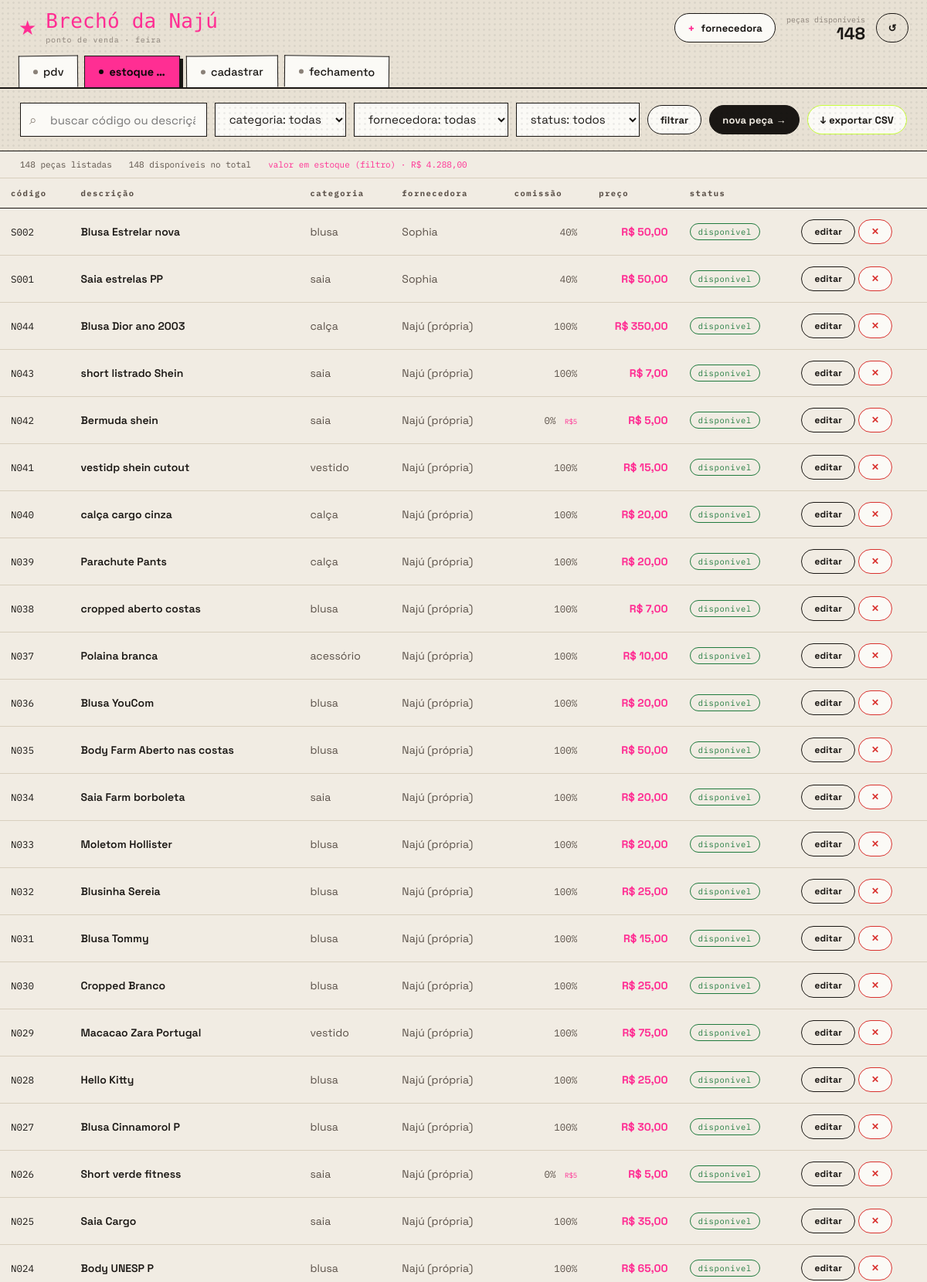
The page /estoque (upper part) on the database its author committed.
### models.py (models this page shows, shortened)
class Peca(db.Model):
    __tablename__ = "pecas"
    id = db.Column(db.Integer, primary_key=True)
    codigo = db.Column(db.String(24), unique=True, nullable=False)
    descricao = db.Column(db.String(240), nullable=False)
    categoria = db.Column(db.String(40), nullable=False)
    fornecedora_id = db.Column(db.Integer, db.ForeignKey("fornecedoras.id"), nullable=False)
    comissao_pct = db.Column(db.Integer, default=40)
    preco = db.Column(db.Float, nullable=False)
    status = db.Column(db.String(16), default="disponivel")
    vendido_em = db.Column(db.DateTime, nullable=True)
    @property
    def is_arara(self):
        return float(self.preco) == PRECO_ARARA
    @property
    def comissao_efetiva(self):
        return 0 if self.is_arara else (self.comissao_pct or 0)

class Fornecedora(db.Model):
    __tablename__ = "fornecedoras"
    id = db.Column(db.Integer, primary_key=True)
    nome = db.Column(db.String(120), nullable=False)
    pix = db.Column(db.String(160), default="—")
    propria = db.Column(db.Boolean, default=False)
    comissao_padrao = db.Column(db.Integer, default=40)
    pecas = db.relationship("Peca", backref="fornecedora", lazy=True)

### app.py (the view)
    @app.route("/estoque")
    def estoque():
        q = (request.args.get("q") or "").strip()
        cat = request.args.get("categoria") or "todas"
        forn = request.args.get("fornecedora") or "todas"
        stat = request.args.get("status") or "todos"
        query = Peca.query
        if q:
            like = f"%{q}%"
            query = query.filter(
                db.or_(Peca.codigo.ilike(like), Peca.descricao.ilike(like))
            )
        if cat != "todas":
            query = query.filter_by(categoria=cat)
        if forn != "todas":
            query = query.filter_by(fornecedora_id=int(forn))
        if stat != "todos":
            query = query.filter_by(status=stat)
        pecas = query.order_by(Peca.codigo.desc()).all()
        valor = sum(p.preco for p in pecas if p.status != "vendido")
        return render_template(
            "estoque.html", pecas=pecas,
            fornecedoras=Fornecedora.query.all(),
            categorias=CATEGORIAS, status_list=STATUS,
            f={"q": q, "categoria": cat, "fornecedora": forn, "status": stat},
            valor=valor, active="estoque",
        )

### app.py (called while the page is built)
def create_app():
    app = Flask(__name__)
    app.config["SECRET_KEY"] = "brecho-naju-2025"
    app.config["SQLALCHEMY_DATABASE_URI"] = (
        "sqlite:///" + os.path.join(BASE_DIR, "brecho.db")
    )
    app.config["SQLALCHEMY_TRACK_MODIFICATIONS"] = False
    db.init_app(app)
    app.jinja_env.filters["brl"] = fmt_brl
    with app.app_context():
        db.create_all()
        from seed import seed
        seed()
    @app.context_processor
    def _globals():
        try:
            return {"disponiveis": Peca.query.filter_by(status="disponivel").count()}
        except Exception:
            return {"disponiveis": 0}
    register_routes(app)
    return app

### models.py (called while the page is built)
def fmt_brl(valor):
    s = f"{float(valor or 0):,.2f}"
    s = s.replace(",", "X").replace(".", ",").replace("X", ".")
    return f"R$ {s}"

### templates/estoque.html (shortened to what this page needs)
{% extends "base.html" %}
{% block content %}
<form method="get" action="{{ url_for('estoque') }}">
  <div class="toolbar">
    <div style="position:relative;flex:1 1 220px;min-width:200px">
      <span style="position:absolute;left:12px;top:50%;transform:translateY(-50%);font-size:17px;color:var(--ink3)">⌕</span>
      <input class="input" name="q" value="{{ f.q }}"
             placeholder="buscar código ou descrição…"
             style="height:44px;padding-left:38px"/>
    </div>
    <select class="select" name="categoria" style="width:170px;height:44px" onchange="this.form.submit()">
      <option value="todas">categoria: todas</option>
    </select>
    <select class="select" name="fornecedora" style="width:200px;height:44px" onchange="this.form.submit()">
      <option value="todas">fornecedora: todas</option>
    </select>
    <select class="select" name="status" style="width:160px;height:44px" onchange="this.form.submit()">
      <option value="todos">status: todos</option>
    </select>
    <button class="btn btn-sm" type="submit">filtrar</button>
    <a class="btn btn-ink btn-sm" href="{{ url_for('cadastro') }}" style="margin-left:auto">nova peça →</a>
    <a class="btn btn-sm" href="{{ url_for('exportar') }}" style="border-color:var(--lime);color:var(--ink)">↓ exportar CSV</a>
  </div>
</form>
<div class="resumo">
  <span class="mono">{{ pecas|length }} peças listadas</span>
  <span class="mono">{{ disponiveis }} disponíveis no total</span>
  <span class="mono hot">valor em estoque (filtro) · {{ valor|brl }}</span>
</div>
<div class="tablewrap">
  <table class="tbl">
    <thead>
      <tr>
        <th>código</th>
        <th>descrição</th>
        <th>categoria</th>
        <th>fornecedora</th>
        <th class="right">comissão</th>
        <th class="right">preço</th>
        <th>status</th>
        <th></th>
      </tr>
    </thead>
    <tbody>
      {% for p in pecas %}
        <tr class="{{ 'vendido' if p.status=='vendido' }}">
          <td class="num" style="font-size:12.5px;white-space:nowrap">{{ p.codigo }}</td>
          <td style="font-weight:600;min-width:200px">{{ p.descricao }}</td>
          <td style="color:var(--ink2)">{{ p.categoria }}</td>
          <td style="color:var(--ink2);white-space:nowrap">{{ p.fornecedora.nome }}</td>
          <td class="right num" style="font-size:12.5px;color:var(--ink2)">
            {{ p.comissao_efetiva }}%
            {% if p.is_arara %}
              <span style="color:var(--pink);font-size:9px;margin-left:4px">R$5</span>
            {% endif %}
          </td>
          <td class="right" style="font-weight:700;color:var(--pink);white-space:nowrap">{{ p.preco|brl }}</td>
          <td><span class="spill {{ p.status }}">{{ p.status }}</span></td>
          <td style="white-space:nowrap">
            <a class="btn btn-sm btn-ghost" href="{{ url_for('editar', peca_id=p.id) }}"
               style="height:32px;font-size:12px">editar</a>
            <form method="post" action="{{ url_for('deletar', peca_id=p.id) }}"
                  style="display:inline"
                  onsubmit="return confirm('Excluir {{ p.codigo }}?')">
              <button class="btn btn-sm" type="submit"
                      style="height:32px;font-size:12px;border-color:var(--rust);color:var(--rust)">✕</button>
            </form>
          </td>
        </tr>
      {% else %}
        <tr>
          <td colspan="8" style="text-align:center;padding:50px 0">
            <span class="script" style="font-size:30px;color:var(--ink2)">nenhuma peça com esse filtro…</span>
          </td>
        </tr>
      {% endfor %}
    </tbody>
  </table>
</div>
{% endblock %}

### static/css/style.css (style rules this page uses)
:root { --black: #0A0808; --ink: #1A1714; --cream: #F1ECE3; --paper2: #E8E1D4; --card: #FBFAF6; --pink: #FF2E93; --lime: #C9FF3D; --blue: #3D8BFF; --rust: #D9322F; --ink2: #5a5048; --ink3: #8a8178; --line: #1A1714; --zebra: #F6F2EA; --display: "Monoton", cursive; --mono: "Major Mono Display", "IBM Plex Mono", monospace; --code: "IBM Plex Mono", monospace; --script: "Caveat", cursive; --body: "Space Grotesk", system-ui, sans-serif; }
* { box-sizing: border-box; }
html, body { margin: 0; padding: 0; background: var(--ink); font-family: var(--body); color: var(--ink); -webkit-font-smoothing: antialiased; }
a { color: inherit; text-decoration: none; }
button { font-family: var(--body); }
.btn { appearance: none; cursor: pointer; display: inline-flex; align-items: center; justify-content: center; gap: 8px; border-radius: 999px; border: 1.5px solid var(--line); font-family: var(--body); font-weight: 700; letter-spacing: 0.01em; padding: 0 22px; height: 46px; font-size: 15px; background: var(--card); color: var(--ink); transition: transform .08s; }
.btn-ink { background: var(--ink); color: var(--cream); border-color: var(--ink); }
.btn-ghost { background: transparent; }
.btn-sm { height: 38px; font-size: 13px; padding: 0 16px; }
.mono { font-family: var(--code); }
.input, .select { width: 100%; height: 48px; padding: 0 14px; border: 1.5px solid var(--line); background: var(--card); color: var(--ink); font-family: var(--body); font-size: 15px; outline: none; }
.toolbar { display: flex; flex-wrap: wrap; gap: 10px; align-items: center; padding: 18px 26px; border-bottom: 1.5px solid var(--line); position: relative; background: var(--paper2); }
.resumo { display: flex; gap: 22px; padding: 10px 26px; border-bottom: 1px solid #d8cfbe; flex-wrap: wrap; }
.resumo .mono { font-size: 11px; color: var(--ink2); }
.resumo .hot { color: var(--pink); }
.tablewrap { overflow-x: auto; }
table.tbl { width: 100%; border-collapse: collapse; }
table.tbl th { padding: 12px 14px; text-align: left; font-family: var(--code); font-size: 10.5px; letter-spacing: 0.14em; color: var(--ink2); text-transform: lowercase; border-bottom: 1.5px solid var(--line); white-space: nowrap; background: var(--cream); position: sticky; top: 0; }
table.tbl td { padding: 14px; border-bottom: 1px solid #d8cfbe; font-size: 14px; vertical-align: middle; }
.num { font-family: var(--code); font-variant-numeric: tabular-nums; }
.right { text-align: right; }
.spill { display: inline-block; padding: 3px 10px; border-radius: 999px; font-family: var(--code); font-size: 10.5px; letter-spacing: 0.06em; border: 1.5px solid; }
.spill.disponivel { color: #1f7a3d; border-color: #1f7a3d; }

### rows shown on the page
Peca: codigo "S002", descricao "Blusa Estrelar nova", categoria "blusa", fornecedora.nome "Sophia", comissao_efetiva "40", preco|brl "R$ 50,00", status "disponivel"
Peca: codigo "S001", descricao "Saia estrelas PP", categoria "saia", fornecedora.nome "Sophia", comissao_efetiva "40", preco|brl "R$ 50,00", status "disponivel"
Peca: codigo "N044", descricao "Blusa Dior ano 2003", categoria "calça", fornecedora.nome "Najú (própria)", comissao_efetiva "100", preco|brl "R$ 350,00", status "disponivel"
Peca: codigo "N043", descricao "short listrado Shein", categoria "saia", fornecedora.nome "Najú (própria)", comissao_efetiva "100", preco|brl "R$ 7,00", status "disponivel"
Peca: codigo "N042", descricao "Bermuda shein", categoria "saia", fornecedora.nome "Najú (própria)", comissao_efetiva "0", shows "R$5", preco|brl "R$ 5,00", status "disponivel"
Peca: codigo "N041", descricao "vestidp shein cutout", categoria "vestido", fornecedora.nome "Najú (própria)", comissao_efetiva "100", preco|brl "R$ 15,00", status "disponivel"
Peca: codigo "N040", descricao "calça cargo cinza", categoria "calça", fornecedora.nome "Najú (própria)", comissao_efetiva "100", preco|brl "R$ 20,00", status "disponivel"
Peca: codigo "N039", descricao "Parachute Pants", categoria "calça", fornecedora.nome "Najú (própria)", comissao_efetiva "100", preco|brl "R$ 20,00", status "disponivel"
Peca: codigo "N038", descricao "cropped aberto costas", categoria "blusa", fornecedora.nome "Najú (própria)", comissao_efetiva "100", preco|brl "R$ 7,00", status "disponivel"
Peca: codigo "N037", descricao "Polaina branca", categoria "acessório", fornecedora.nome "Najú (própria)", comissao_efetiva "100", preco|brl "R$ 10,00", status "disponivel"
Peca: codigo "N036", descricao "Blusa YouCom", categoria "blusa", fornecedora.nome "Najú (própria)", comissao_efetiva "100", preco|brl "R$ 20,00", status "disponivel"
Peca: codigo "N035", descricao "Body Farm Aberto nas costas", categoria "blusa", fornecedora.nome "Najú (própria)", comissao_efetiva "100", preco|brl "R$ 50,00", status "disponivel"
Peca: codigo "N034", descricao "Saia Farm borboleta", categoria "saia", fornecedora.nome "Najú (própria)", comissao_efetiva "100", preco|brl "R$ 20,00", status "disponivel"
Peca: codigo "N033", descricao "Moletom Hollister", categoria "blusa", fornecedora.nome "Najú (própria)", comissao_efetiva "100", preco|brl "R$ 20,00", status "disponivel"
Peca: codigo "N032", descricao "Blusinha Sereia", categoria "blusa", fornecedora.nome "Najú (própria)", comissao_efetiva "100", preco|brl "R$ 25,00", status "disponivel"
Peca: codigo "N031", descricao "Blusa Tommy", categoria "blusa", fornecedora.nome "Najú (própria)", comissao_efetiva "100", preco|brl "R$ 15,00", status "disponivel"
Peca: codigo "N030", descricao "Cropped Branco", categoria "blusa", fornecedora.nome "Najú (própria)", comissao_efetiva "100", preco|brl "R$ 25,00", status "disponivel"
Peca: codigo "N029", descricao "Macacao Zara Portugal", categoria "vestido", fornecedora.nome "Najú (própria)", comissao_efetiva "100", preco|brl "R$ 75,00", status "disponivel"
Peca: codigo "N028", descricao "Hello Kitty", categoria "blusa", fornecedora.nome "Najú (própria)", comissao_efetiva "100", preco|brl "R$ 25,00", status "disponivel"
Peca: codigo "N027", descricao "Blusa Cinnamorol P", categoria "blusa", fornecedora.nome "Najú (própria)", comissao_efetiva "100", preco|brl "R$ 30,00", status "disponivel"
Peca: codigo "N026", descricao "Short verde fitness", categoria "saia", fornecedora.nome "Najú (própria)", comissao_efetiva "0", shows "R$5", preco|brl "R$ 5,00", status "disponivel"
Peca: codigo "N025", descricao "Saia Cargo", categoria "saia", fornecedora.nome "Najú (própria)", comissao_efetiva "100", preco|brl "R$ 35,00", status "disponivel"
Peca: codigo "N024", descricao "Body UNESP P", categoria "blusa", fornecedora.nome "Najú (própria)", comissao_efetiva "100", preco|brl "R$ 65,00", status "disponivel"

### other values the page prints
{{ disponiveis }} "148"
{{ pecas|length }} "148"
{{ valor|brl }} "R$ 4.288,00"
